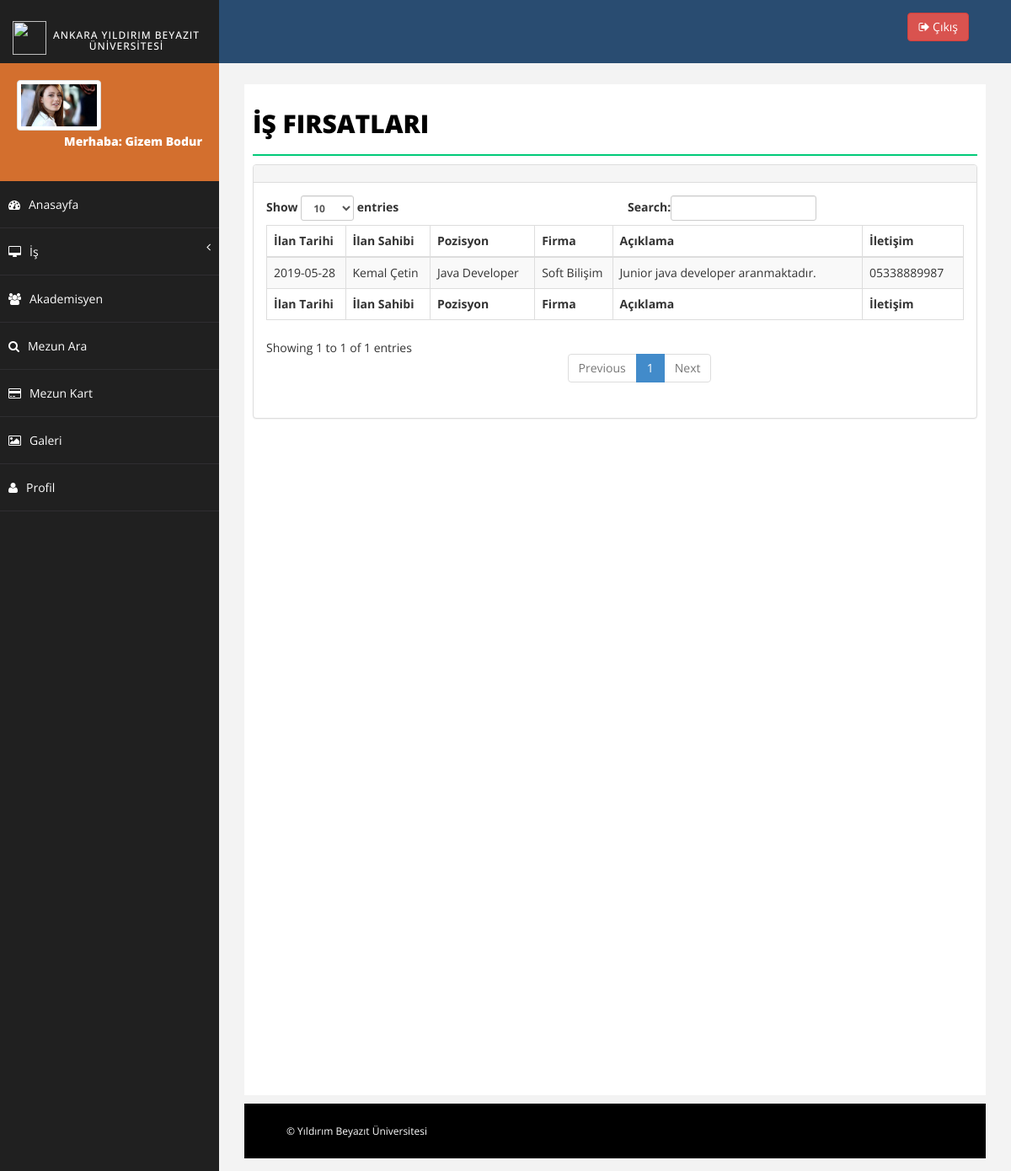
/advert.php (signed in), run on the app's committed database.
### tables this page shows
CREATE TABLE `student` (
  `id` int(11) NOT NULL,
  `student_id` varchar(24) NOT NULL,
  `first_name` varchar(50) NOT NULL,
  `last_name` varchar(50) NOT NULL,
  `email` varchar(320) NOT NULL,
  `phone_number` varchar(11) NOT NULL,
  `photo` varchar(200) NOT NULL,
  `faculty` varchar(200) NOT NULL,
  `department` varchar(200) NOT NULL,
  `firm` varchar(500) NOT NULL,
  `position` varchar(500) NOT NULL,
  `password` varchar(60) NOT NULL,
  `graduate_date` date NOT NULL
);

CREATE TABLE `job_advert` (
  `id` int(11) NOT NULL,
  `username` varchar(50) NOT NULL,
  `student_id` varchar(50) NOT NULL,
  `first_name` varchar(50) NOT NULL,
  `last_name` varchar(50) NOT NULL,
  `position` varchar(500) NOT NULL,
  `company` varchar(500) NOT NULL,
  `job_definition` varchar(500) NOT NULL,
  `contact` varchar(500) NOT NULL,
  `ad_date` date NOT NULL
);

### profile_update.php (called while the page is built, shortened)
<?php
include 'dbconnection.php';
if (isset($_SESSION['student_id'])) {
  $student_id=$_SESSION['student_id'];
  $stmt = $db->query("SELECT *FROM student WHERE student_id='$student_id' ");
  while ($row = $stmt->fetch()) {
    $first_name= $row['first_name'];
    $last_name = $row['last_name'];
    $photo = $row['photo'];
  }
}
?>

### advert.php (the view, shortened to what this page needs)
<?php include 'header.php';
include 'sidebar.php';
?>
<div id="page-wrapper">
  <div id="page-inner">
    <div class="row">
      <div class="col-md-12">
        <h1 class="page-head-line">İş Fırsatları</h1>
      </div>
    </div>
    <div class="row">
     <div class="col-md-12">
      <div class="panel panel-default">
        <div class="panel-heading clearfix"></div>
        <div class="panel-body">
          <div class="table-responsive">
            <table id="advert_table" class="table table-striped table-bordered">
              <thead>
               <tr>
                <th>İlan Tarihi</th>
                <th>İlan Sahibi</th>
                <th>Pozisyon</th>
                <th>Firma</th>
                <th>Açıklama</th>
                <th>İletişim</th>
              </tr>
            </thead>
            <?php
            $sql = "SELECT first_name, last_name, position, company, job_definition, contact, ad_date FROM job_advert ORDER BY ad_date";
            $query = $db->query($sql);
            $query->setFetchMode(PDO::FETCH_ASSOC);
            while($row = $query->fetch()){
             echo "
             <tr>
             <td>".$row['ad_date']."</td>
             <td>".$row['first_name'].' '.$row['last_name']."</td>
             <td>".$row['position']."</td>
             <td>".$row['company']."</td>
             <td>".$row['job_definition']."</td>
             <td>".$row['contact']."</td>
             </tr>
             "; }
             ?>
             <tfoot>
              <tr>
                <th>İlan Tarihi</th>
                <th>İlan Sahibi</th>
                <th>Pozisyon</th>
                <th>Firma</th>
                <th>Açıklama</th>
                <th>İletişim</th>
              </tr>
            </tfoot>
          </table>
        </div>
      </div>
    </div>
  </div>
</div>
</div>
<?php include 'footer.php'; ?>

### sidebar.php (shortened to what this page needs)
<?php include 'profile_update.php'; ?>
<nav class="navbar-default navbar-side" role="navigation">
    <div class="sidebar-collapse">
        <ul class="nav" id="main-menu">
            <li class="">
                <div class="user-img-div mb-red ">
                    <img src="<?php echo $photo ?>" class="img-thumbnail" />
                    <div class="inner-text">
                     Merhaba: <?php echo $first_name.' '.$last_name; ?>
                     <br/>
                 </div>
             </div>
         </li>
         <li>
            <a class="" href="index.php"><i class="fa fa-dashboard "></i>Anasayfa</a>
        </li>
        <li>
            <a href="#"><i class="fa fa-desktop "></i>İş <span class="fa arrow"></span></a>
        </li>
        <li>
            <a href="search_academician.php"><i class="fa fa-users "></i>Akademisyen</a>
        </li>
        <li>
            <a href="search_student.php"><i class="fa fa-search"></i>Mezun Ara </a>
        </li>
        <li>
            <a href="graduate_card.php"><i class="fa fa-credit-card "></i>Mezun Kart</a>
        </li>
        <li>
            <a href="gallery.php"><i class="fa fa-picture-o"></i>Galeri</a>
        </li>
        <li>
            <a href="profile.php"><i class="fa fa-user"></i>Profil</a>
        </li>
    </div>
</nav>

### assets/css/basic.css (style rules this page uses)
body { font-family: 'Open Sans', sans-serif; line-height:25px; }
#page-wrapper { padding: 15px 15px; min-height: 600px; background: #F3F3F3; }
#page-inner { width: 100%; margin: 10px 20px 10px 0px; background-color: #fff!important; padding: 10px; min-height: 1200px; }
.page-head-line { font-size: 30px; text-transform: uppercase; color: #000; font-weight: 800; padding-bottom: 20px; border-bottom: 2px solid #00CA79; margin-bottom: 10px; }
.user-img-div { min-height: 140px; padding: 20px; background-color: #4380B8; }
.user-img-div img { max-height: 60px; }
.user-img-div .inner-text { text-align: right; position: relative; color: #fff; font-weight: 800; line-height: 25px; }
.arrow { float: right; }
.fa.arrow:before { content: "\f104"; }
.sidebar-collapse, .sidebar-collapse .nav { background: none; }
.sidebar-collapse .nav { padding: 0; }
.sidebar-collapse .nav > li > a { color: #fff; background: #202020; text-shadow: none; padding: 15px 40px; border-bottom: 1px solid #2F2E31; }
.sidebar-collapse > .nav > li > a { padding: 15px 10px; }
.navbar-side { border: none; background-color: #202020; }
.navbar-default { border: 0px solid black; }
.nav > li > a > i { margin-right: 10px; }
@media (min-width:768px) { #page-wrapper { margin: 0 0 0 260px; padding: 15px 30px; min-height: 1200px; } }
@media (min-width:768px) { .navbar-side { z-index: 1; position: absolute; width: 260px; } }

### assets/css/custom.css (style rules this page uses)
.mb-red { background-color:#d36f2e; }

### data on the page
student: photo (picture), first_name "Gizem", last_name "Bodur"
job_advert: ad_date "2019-05-28", first_name "Kemal", last_name "Çetin", position "Java Developer", company "Soft Bilişim", job_definition "Junior java developer aranmaktadır.", contact "05338889987"
